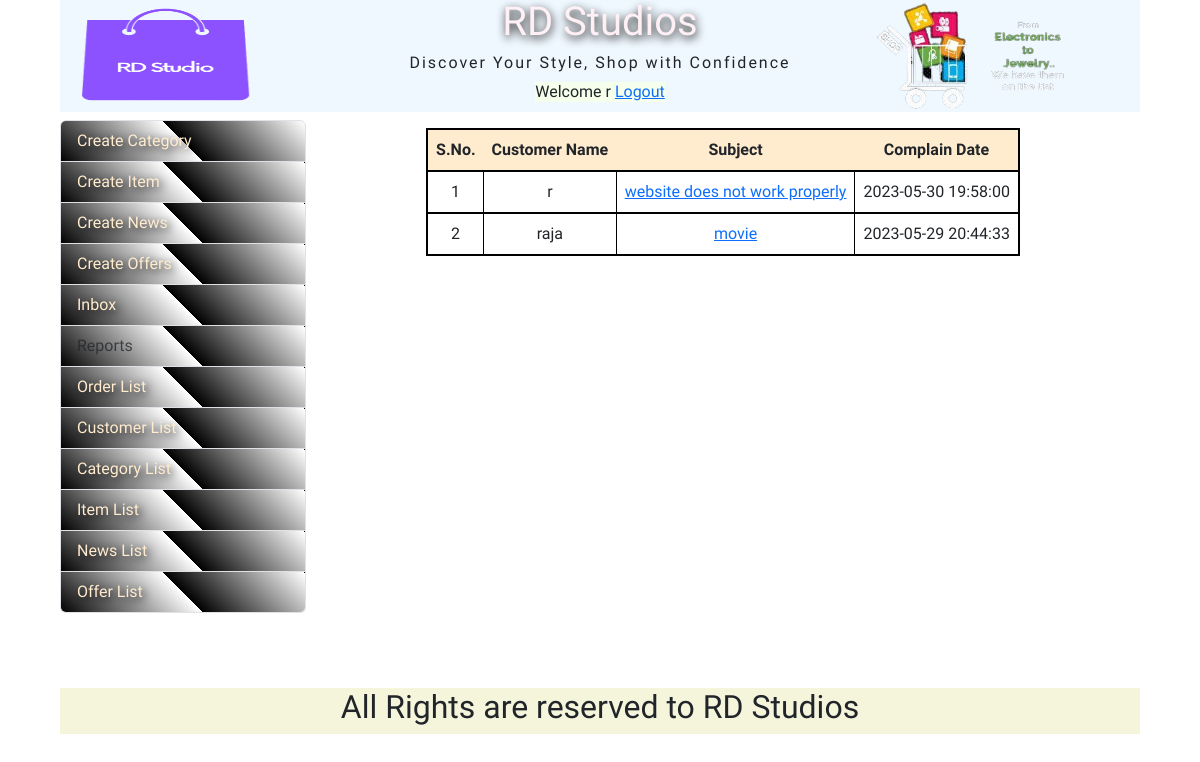
The page /complainList.php (signed in) on the database its author committed.
### tables this page shows
CREATE TABLE IF NOT EXISTS `complain_info` (
  `complain_id` int(11) NOT NULL AUTO_INCREMENT,
  `user_name` varchar(55) NOT NULL,
  `complain_subject` varchar(100) NOT NULL,
  `complain_descriptin` text NOT NULL,
  `complain_date` datetime NOT NULL,
  `receiver_name` varchar(55) NOT NULL DEFAULT 'admin',
  PRIMARY KEY (`complain_id`)
);

### complainList.php (the view, shortened to what this page needs)
<?php
require_once("header.php");
?>
<div id="container">
<div id="adminArea" class="row">
<div id="leftAdminArea">
    <?php
     require_once("adminMenu.php");
    ?>
</div>
<div id="rightAdminArea">
    <?php
    require_once("dbconnect.php");
    $sql = "SELECT * FROM `complain_info` where `receiver_name`='admin' ORDER BY `complain_date` DESC";
    $rsNews = mysqli_query($con, $sql) or die("Query Error -1");
    ?>
    <table id="displayCartInfoTable">
        <tr>
            <th>S.No.</th>
            <th>Customer Name</th>
            <th>Subject</th>
            <th>Complain Date</th>
        </tr>
        <?php
        $cnt = 0;
        while ($row = mysqli_fetch_array($rsNews)) {
            $id=$row['complain_id'];
            $cnt++;
            echo("<tr>");
            echo("<td>$cnt</td>");
            echo("<td>{$row['user_name']}</td>");
            echo("<td><a href='displayComplainDetails.php?complain_id=$id'>{$row['complain_subject']}</a></td>");
            echo("<td>{$row['complain_date']}</td>");
            echo("</tr>");
        }
        ?>
    </table>
</div>
</div>
</div>
<?php
require_once("footer.php");
?>

### css/style.css (style rules this page uses)
* { margin: 0px; padding: 0px; }
body { font-family: 'Balthazar', serif; }
#container { margin: 0.5rem; width: 90vw; display: flex; flex-direction: column; min-height: 70vh; max-height: fit-content; }
#adminArea { width: 100%; }
#leftAdminArea { width: 25%; }
#rightAdminArea { width: 75%; }
#displayCartInfoTable { margin: 0.5rem auto; border: 2px solid black; }
#displayCartInfoTable tr { border: 2px solid black; }
#displayCartInfoTable td { border: 1px solid black; width: fit-content; padding: 0.5rem; text-align: center; }
#displayCartInfoTable th { text-align: center; background-color: blanchedalmond; padding: 0.5rem; }

### rows shown on the page
complain_info: user_name "r", complain_subject "website does not work properly", complain_date "2023-05-30 19:58:00"
complain_info: user_name "raja", complain_subject "movie", complain_date "2023-05-29 20:44:33"

### other values the page prints
$username "r"
